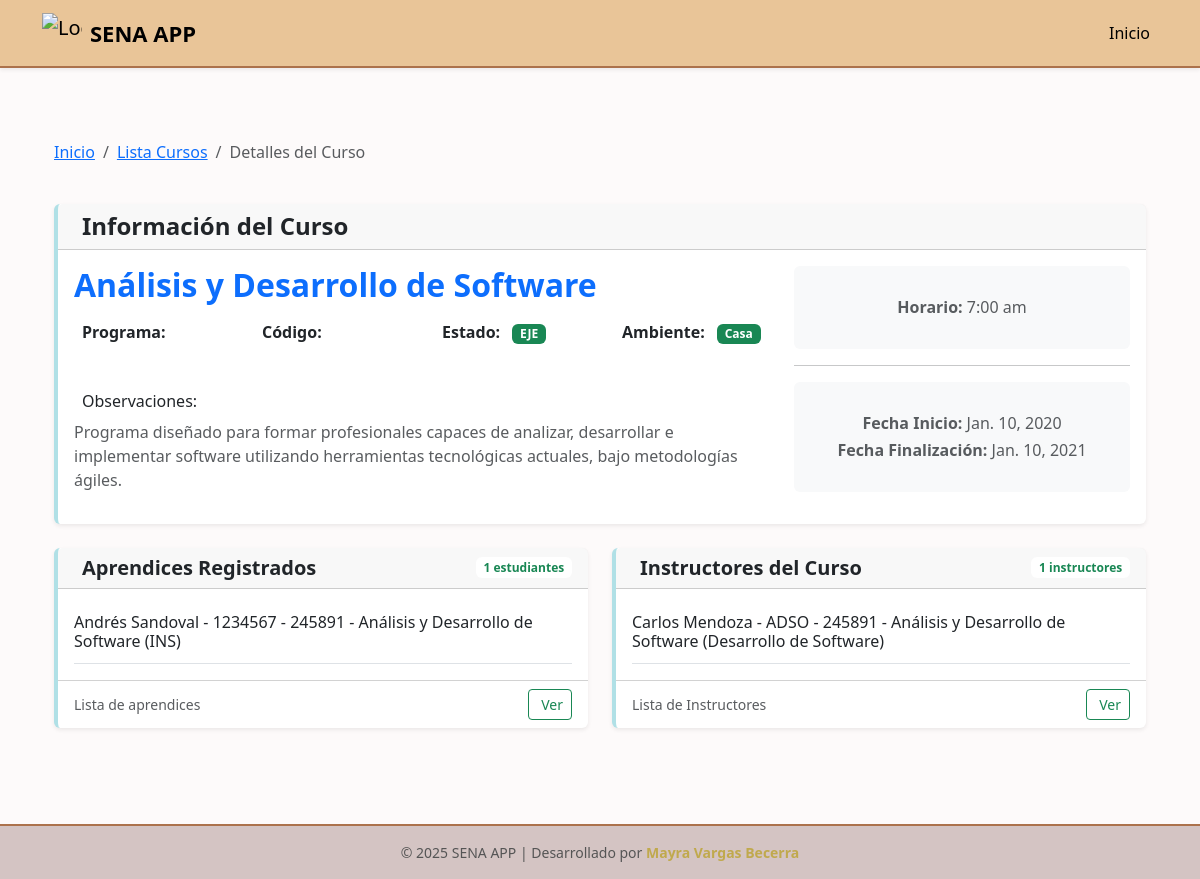
Page /lista_cursos/curso/1/ on the committed database.
### aprendices/models.py (models this page shows, shortened)
class Curso(models.Model):
    ESTADO_CHOICES = [
        ('PRO', 'Programado'),
        ('INI', 'Iniciado'),
        ('EJE', 'En Ejecución'),
        ('FIN', 'Finalizado'),
        ('CAN', 'Cancelado'),
        ('SUS', 'Suspendido'),
    ]
    codigo = models.CharField(max_length=30,unique=True,verbose_name="Código del Curso")
    nombre = models.CharField(max_length=200, verbose_name="Nombre del Curso")
    programa = models.ForeignKey('programas.Programa', on_delete=models.CASCADE, verbose_name="Programa de Formación")
    instructor_coordinador = models.ForeignKey('instructores.Instructor', on_delete=models.CASCADE, related_name='cursos_coordinados', verbose_name="Instructor Coordinador")
    instructores = models.ManyToManyField('instructores.Instructor', through='InstructorCurso', related_name='cursos_impartidos', verbose_name="Instructores")
    aprendices = models.ManyToManyField(Aprendiz, through='AprendizCurso', related_name='cursos', verbose_name="Aprendices")
    fecha_inicio = models.DateField(verbose_name="Fecha de Inicio")
    fecha_fin = models.DateField(verbose_name="Fecha de Finalización")
    horario = models.CharField(max_length=100, verbose_name="Horario")
    aula = models.CharField(max_length=50, verbose_name="Aula/Ambiente")
    cupos_maximos = models.PositiveIntegerField(verbose_name="Cupos Máximos")
    estado = models.CharField(max_length=3, choices=ESTADO_CHOICES, default='PRO', verbose_name="Estado del Curso")
    observaciones = models.TextField(blank=True, null=True, verbose_name="Observaciones")
    fecha_registro = models.DateTimeField(auto_now_add=True, verbose_name="Fecha de Registro")
    class Meta:
        verbose_name = "Curso"
        verbose_name_plural = "Cursos"
        ordering = ['-fecha_inicio']
    def __str__(self):
        return f"{self.codigo} - {self.nombre}"

class AprendizCurso(models.Model):
    ESTADO_CHOICES = [
        ('INS', 'Inscrito'),
        ('ACT', 'Activo'),
        ('DES', 'Desertor'),
        ('GRA', 'Graduado'),
        ('SUS', 'Suspendido'),
    ]
    aprendiz = models.ForeignKey(Aprendiz, on_delete=models.CASCADE)
    curso = models.ForeignKey(Curso, on_delete=models.CASCADE)
    fecha_inscripcion = models.DateField(auto_now_add=True, verbose_name="Fecha de Inscripción")
    estado = models.CharField(max_length=3, choices=ESTADO_CHOICES, default='INS', verbose_name="Estado en el Curso")
    nota_final = models.DecimalField(max_digits=3, decimal_places=1, null=True, blank=True, verbose_name="Nota Final")
    observaciones = models.TextField(blank=True, null=True, verbose_name="Observaciones")
    class Meta:
        verbose_name = "Aprendiz por Curso"
        verbose_name_plural = "Aprendices por Curso"
        unique_together = ['aprendiz', 'curso']
    def __str__(self):
        return f"{self.aprendiz} - {self.curso} ({self.estado})"

class Aprendiz(models.Model):
    documento_identidad = models.CharField(max_length=20, unique=True)
    nombre = models.CharField(max_length=100)
    apellido = models.CharField(max_length=100)
    telefono = models.CharField(max_length=10, null=True)
    correo = models.EmailField(null=True)
    fecha_nacimiento = models.DateField(null=True)
    ciudad = models.CharField(max_length=100, null=True)
    class Meta:
        verbose_name = "Aprendiz"
        verbose_name_plural = "Aprendices"
        ordering = ['apellido', 'nombre']
    def __str__(self):
        return f"{self.nombre} {self.apellido} - {self.documento_identidad}"

class InstructorCurso(models.Model):
    instructor = models.ForeignKey('instructores.Instructor', on_delete=models.CASCADE)
    curso = models.ForeignKey(Curso, on_delete=models.CASCADE)
    rol = models.CharField(max_length=100, verbose_name="Rol en el Curso")
    fecha_asignacion = models.DateField(auto_now_add=True, verbose_name="Fecha de Asignación")
    class Meta:
        verbose_name = "Instructor por Curso"
        verbose_name_plural = "Instructores por Curso"
        unique_together = ['instructor', 'curso']
    def __str__(self):
        return f"{self.instructor} - {self.curso} ({self.rol})"

### instructores/models.py (models this page shows, shortened)
class Instructor(models.Model):
    TIPO_DOCUMENTO_CHOICES = [
        ('CC', 'Cédula de ciudadania'),
        ('CE', 'Cédula de Extranjería'),
        ('TI', 'Tarjeta de Identidad'),
        ('PAS', 'Pasaporte'),
    ]
    NIVEL_EDUCATIVO_CHOICES =[
        ('TEC', 'Técnico'),
        ('TGL', 'Técnologo'),
        ('PRE', 'Pregrado'),
        ('ESP', 'Epecializacón'),
        ('MAE', 'Maestría'),
        ('DOC', 'Doctorado'),
    ]
    documento_identidad = models.CharField(max_length=20, unique=True)
    tipo_documento = models.CharField(max_length=3, choices= TIPO_DOCUMENTO_CHOICES, default='CC')
    nombre = models.CharField(max_length=100)
    apellido = models.CharField(max_length=100)
    telefono = models.CharField(max_length=10, null=True)
    correo = models.EmailField(null=True)
    fecha_nacimiento = models.DateField()
    ciudad = models.CharField(max_length=100, null=True )
    direccion = models.TextField(null=True)
    nivel_educativo = models.CharField(max_length=3, choices= NIVEL_EDUCATIVO_CHOICES, default='MAE')
    especialidad = models.CharField(max_length=100)
    anos_experiencia = models.PositiveIntegerField()
    activo = models.BooleanField(default=True)
    fecha_vinculacion = models.DateField()
    fecha_registro = models.DateField(auto_now_add=True)
    def __str__(self):
        return f"{self.nombre} {self.apellido} - {self.especialidad}"

### aprendices/views.py (the view)
# urls.py: path('lista_cursos/curso/<int:curso_id>/', views.detalle_curso, name='detalle_curso'),
def detalle_curso(request, curso_id):
    curso = get_object_or_404(Curso, id=curso_id)
    aprendices_curso = curso.aprendizcurso_set.all()
    instructores_curso = curso.instructorcurso_set.all()
    template = loader.get_template('detalle_curso.html')
    context = {
        'curso': curso,
        'aprendices_curso': aprendices_curso,
        'instructores_curso': instructores_curso,
    }
    return HttpResponse(template.render(context, request))

### programas/models.py (called while the page is built)
    def __str__(self):
        return f"{self.codigo} - {self.nombre}"

### aprendices/templates/detalle_curso.html (shortened to what this page needs)
{% extends 'base.html' %} {% block content %}
<div class="container-fluid py-4">
  <div class="row mb-4">
    <div class="col-12">
      <nav aria-label="breadcrumb">
        <ol class="breadcrumb">
          <li class="breadcrumb-item">
            <a href="/" class="back-link">Inicio</a>
          </li>
          <li class="breadcrumb-item">
            <a href="/lista_cursos" class="back-link">Lista Cursos</a>
          </li>
          <li class="breadcrumb-item active" aria-current="page">
            Detalles del Curso
          </li>
        </ol>
      </nav>
    </div>
  </div>
  <div class="row mb-4">
    <div class="col-12">
      <div class="card shadow-sm">
        <div class="card-header d-flex align-items-center">
          <h4 class="mb-0">Información del Curso</h4>
        </div>
        <div class="card-body">
          <div class="row">
            <div class="col-md-8">
              <h2 class="text-primary mb-3">{{ curso.nombre }}</h2>
              <div class="row">
                <div class="col-sm-3">
                  <p class="mb-2">
                    <strong
                      >Programa:</strong
                    >
                    <span class="badge badge-sena ms-2"
                      >{{ curso.programa }}</span
                    >
                  </p>
                </div>
                <div class="col-sm-3">
                  <p class="mb-2">
                    <strong
                      >Código:</strong
                    >
                    <span class="badge badge-sena ms-2"
                      >{{ curso.codigo }}</span
                    >
                  </p>
                </div>
                <div class="col-sm-3">
                  <p class="mb-2">
                    <strong
                      >Estado:</strong
                    >
                    <span class="badge bg-success ms-2"
                      >{{ curso.estado }}</span
                    >
                  </p>
                </div>
                <div class="col-sm-3">
                  <p class="mb-2">
                    <strong
                      >Ambiente:</strong
                    >
                    <span class="badge bg-success ms-2">{{ curso.aula }}</span>
                  </p>
                </div>
              </div>
              {% if curso.observaciones %}
              <div class="mt-3">
                <h6>
                  Observaciones:
                </h6>
                <p class="text-muted">{{ curso.observaciones }}</p>
              </div>
              {% endif %}
            </div>
            <div class="col-md-4 text-center">
              <div class="bg-light rounded p-4">
                <h6 class="mt-2 text-muted">
                  <strong>Horario:</strong> {{ curso.horario }}
                </h6>
              </div>
              <hr />
              <div class="bg-light rounded p-4">
                <h6 class="mt-2 text-muted">
                  <strong>Fecha Inicio:</strong> {{ curso.fecha_inicio }}
                </h6>
                <h6 class="mt-2 text-muted">
                  <strong>Fecha Finalización:</strong> {{ curso.fecha_fin }}
                </h6>
              </div>
            </div>
          </div>
        </div>
      </div>
    </div>
  </div>
  <div class="row">
    <div class="col-lg-6 mb-4">
      <div class="card shadow-sm h-100">
        <div
          class="card-header d-flex justify-content-between align-items-center"
        >
          <div class="d-flex align-items-center">
            <h5 class="mb-0">Aprendices Registrados</h5>
          </div>
          <span class="badge bg-white text-success"
            >{{ aprendices_curso|length }} estudiantes</span
          >
        </div>
        <div class="card-body">
          <div class="list-group list-group-flush">
            {% for aprendiz in aprendices_curso %}
            <div
              class="list-group-item d-flex align-items-center px-0 border-0 border-bottom"
            >
              <div class="flex-grow-1">
                <h6 class="mb-1">{{ aprendiz }}</h6>
              </div>
            </div>
            {% endfor %}
          </div>
        </div>
        {% if aprendices_curso %}
        <div class="card-footer bg-transparent">
          <div class="d-flex justify-content-between align-items-center">
            <small class="text-muted">Lista de aprendices</small>
            <a
              href="{% url 'aprendices:lista_aprendices' %}"
              class="btn btn-sm btn-outline-success"
            >
              Ver
            </a>
          </div>
        </div>
        {% endif %}
      </div>
    </div>
    <div class="col-lg-6 mb-4">
      <div class="card shadow-sm h-100">
        <div
          class="card-header d-flex justify-content-between align-items-center"
        >
          <div class="d-flex align-items-center">
            <h5 class="mb-0">Instructores del Curso</h5>
          </div>
          <span class="badge bg-white text-success"
            >{{ instructores_curso|length }} instructores</span
          >
        </div>
        <div class="card-body">
          <div class="list-group list-group-flush">
            {% for instructor in instructores_curso %}
            <div
              class="list-group-item d-flex align-items-center px-0 border-0 border-bottom"
            >
              <div class="flex-grow-1">
                <h6 class="mb-1">{{ instructor }}</h6>
              </div>
            </div>
            {% endfor %}
          </div>
        </div>
        {% if instructores_curso %}
        <div class="card-footer bg-transparent">
          <div class="d-flex justify-content-between align-items-center">
            <small class="text-muted">Lista de Instructores</small>
            <a
              href="{% url 'instructores:lista_instructores' %}"
              class="btn btn-sm btn-outline-success"
            >
              Ver
            </a>
          </div>
        </div>
        {% endif %}
      </div>
    </div>
  </div>
</div>
{% endblock %}

### aprendices/templates/base.html (style rules this page uses)
body { background-color: #fdfafa; color: #333; font-family: 'Segoe UI', sans-serif; }
h1, h2, h3, h4, h5 { font-weight: 600; }
.card { background-color: #ffffff; border: none; border-left: 4px solid #b0e0e6; box-shadow: 0 2px 6px rgba(0, 0, 0, 0.05); transition: transform 0.2s ease-in-out; }

### rows in the picture
Curso: nombre "Análisis y Desarrollo de Software", estado "EJE", aula "Casa", observaciones "Programa diseñado para formar profesionales capaces de analizar, desarrollar e implementar software utilizando herramientas tecnológicas actuales, bajo metodologías ágiles.", horario "7:00 am", fecha_inicio "Jan. 10, 2020", fecha_fin "Jan. 10, 2021"
AprendizCurso: aprendiz+curso+estado "Andrés Sandoval - 1234567 - 245891 - Análisis y Desarrollo de Software (INS)"
InstructorCurso: instructor+curso+rol "Carlos Mendoza - ADSO - 245891 - Análisis y Desarrollo de Software (Desarrollo de Software)"

### other values in the picture
{{ aprendices_curso|length }} "1"
{{ instructores_curso|length }} "1"
